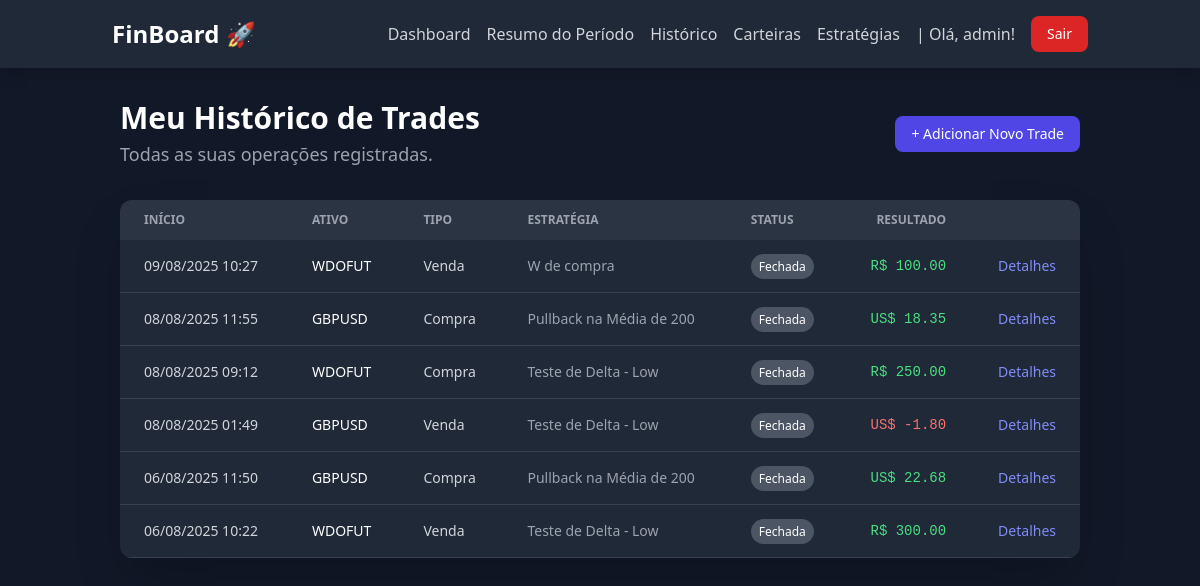
Before: /dashboard/operations/ (signed in) with the older database file.
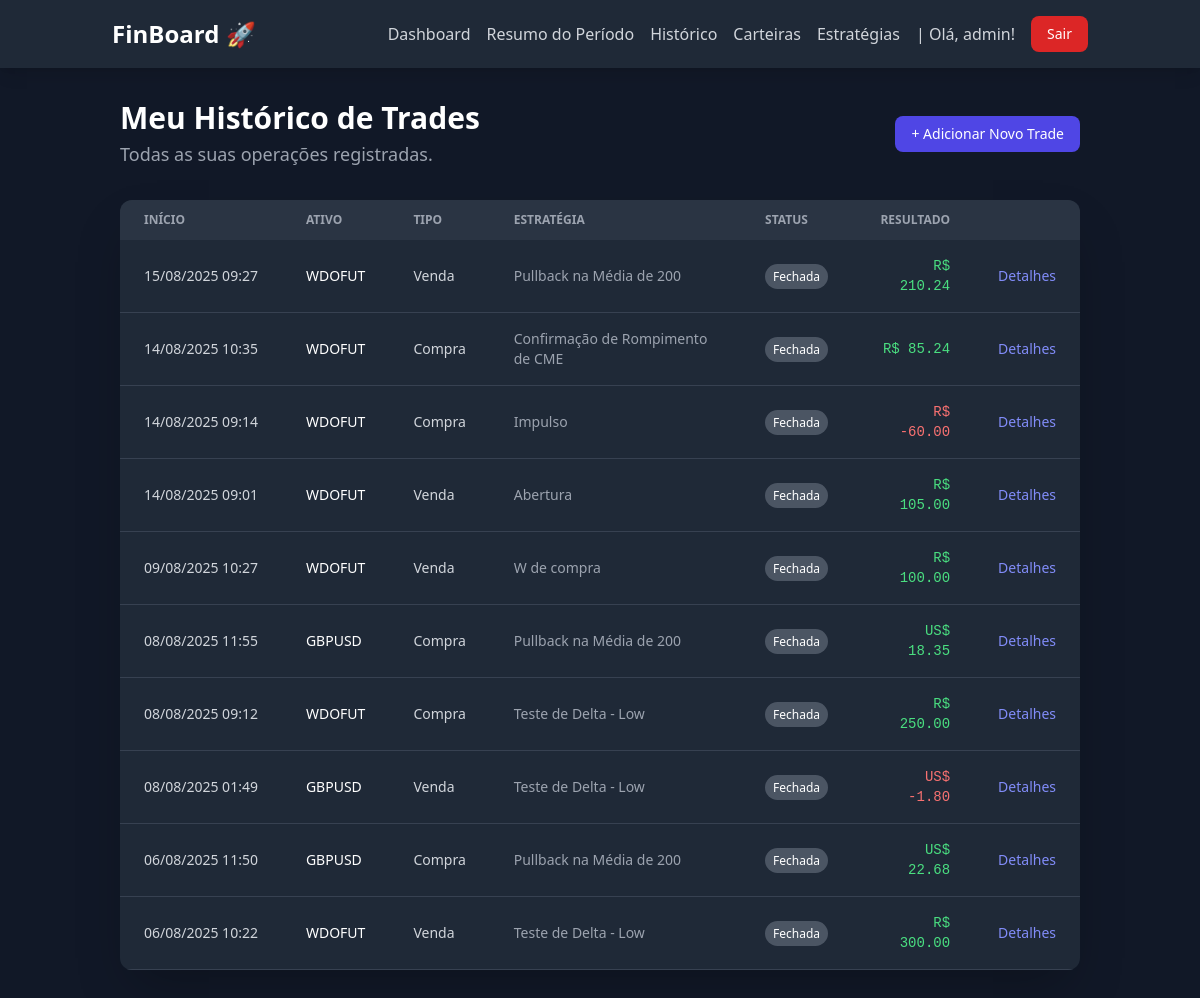
After: the same page with the newer database file.
### dashboard/models.py (models this page shows, shortened)
class Operation(models.Model):
    STATUS_CHOICES = [('ABERTA', 'Aberta'), ('FECHADA', 'Fechada')]
    INITIAL_TYPE_CHOICES = [('COMPRA', 'Compra'), ('VENDA', 'Venda')]
    SENTIMENT_CHOICES = [('CONFIANTE', 'Confiante'), ('ANSIOSO', 'Ansioso'),
                         ('COM_MEDO', 'Com Medo'), ('FOCADO', 'Focado'), ('EFORICO', 'Eufórico')]
    account = models.ForeignKey(
        Account, on_delete=models.PROTECT, verbose_name="Carteira")
    user = models.ForeignKey(
        User, on_delete=models.CASCADE, verbose_name="Usuário")
    asset = models.ForeignKey(
        Asset, on_delete=models.PROTECT, verbose_name="Ativo")
    strategy = models.ForeignKey(
        Strategy, on_delete=models.SET_NULL, null=True, blank=True, verbose_name="Estratégia")
    initial_stop_price = models.DecimalField(
        "Preço de Stop Planejado", max_digits=10, decimal_places=5, blank=True, null=True)
    initial_target_price = models.DecimalField(
        "Preço de Alvo Planejado", max_digits=10, decimal_places=5, blank=True, null=True)
    tags = models.ManyToManyField(Tag, blank=True, verbose_name="Tags")
    status = models.CharField("Status", max_length=10,
                              choices=STATUS_CHOICES, default='ABERTA')
    initial_operation_type = models.CharField(
        "Tipo da Operação Inicial", max_length=10, choices=INITIAL_TYPE_CHOICES)
    start_date = models.DateTimeField("Data de Início")
    end_date = models.DateTimeField("Data de Fim", null=True, blank=True)
    net_financial_result = models.DecimalField(
        "Resultado Financeiro Líquido", max_digits=12, decimal_places=2, null=True, blank=True)
    points_pips_result = models.DecimalField(
        "Resultado em Pontos/Pips", max_digits=12, decimal_places=2, null=True, blank=True)
    entry_reason = models.TextField("Motivo da Entrada")
    general_notes = models.TextField(
        "Observações Gerais (Lições Aprendidas)", blank=True, null=True)
    entry_sentiment = models.CharField(
        "Sentimento na Entrada", max_length=10, choices=SENTIMENT_CHOICES, blank=True, null=True)
    execution_rating = models.IntegerField("Qualidade da Execução (1-5)", validators=[
                                           MinValueValidator(1), MaxValueValidator(5)], null=True, blank=True)

class Asset(models.Model):
    MARKET_CHOICES = [('B3_ACOES', 'B3 - Ações'), ('B3_FUTUROS', 'B3 - Mercado Futuro'), ('FOREX_PARES',
                                                                                          'Forex - Pares de Moedas'), ('FOREX_COMMODITIES', 'Forex - Commodities'), ('FOREX_INDICES', 'Forex - Índices')]
    CURRENCY_CHOICES = [('BRL', 'Real Brasileiro'), ('USD', 'Dólar Americano')]
    ticker = models.CharField(
        "Ticker", max_length=20, unique=True, help_text="Ex: PETR4, WDOFUT, EURUSD")
    name = models.CharField("Nome", max_length=100)
    market = models.CharField("Mercado", max_length=20, choices=MARKET_CHOICES)
    currency = models.CharField(
        "Moeda", max_length=3, choices=CURRENCY_CHOICES)
    description = models.TextField("Descrição", blank=True, null=True)

class Strategy(models.Model):
    name = models.CharField("Nome da Estratégia", max_length=100, unique=True)
    description = models.TextField("Descrição do Setup")

class Account(models.Model):
    CURRENCY_CHOICES = [
        ('BRL', 'Real Brasileiro'),
        ('USD', 'Dólar Americano'),
    ]
    user = models.ForeignKey(
        User, on_delete=models.CASCADE, verbose_name="Usuário")
    name = models.CharField("Nome da Carteira", max_length=100,
                            help_text="Ex: Corretora XP, Binance Futures")
    currency = models.CharField(
        "Moeda", max_length=3, choices=CURRENCY_CHOICES, default='BRL')
    initial_balance = models.DecimalField(
        "Saldo Inicial", max_digits=12, decimal_places=2, default=0.0)
    is_active = models.BooleanField("Ativa", default=True)

### dashboard/views.py (the view)
# urls.py: path('operations/', views.operation_list, name='operation_list'),
@login_required
def operation_list(request):
    operations = Operation.objects.filter(
        user=request.user).order_by('-start_date')
    context = {
        'operations': operations
    }
    return render(request, 'dashboard/operation_list.html', context)

### dashboard/templatetags/currency_filters.py (called while the page is built)
@register.filter(name='format_currency')
def format_currency(value, currency_code):
    try:
        value = Decimal(value)
    except (ValueError, TypeError):
        return value
    formatted_value = intcomma(value).replace(
        ",", "TEMP_COMMA").replace(".", ",").replace("TEMP_COMMA", ".")
    if currency_code == 'BRL':
        return f"R$ {formatted_value}"
    elif currency_code == 'USD':
        return f"US$ {formatted_value}"
    else:
        return f"{currency_code} {formatted_value}"

### dashboard/templates/dashboard/operation_list.html
{% extends 'core/base.html' %}
{% load currency_filters %}
{% block content %}
<div class="container mx-auto px-4 sm:px-6 lg:px-8 py-8">
    <div class="flex justify-between items-center mb-8">
        <div>
            <h1 class="text-3xl font-bold text-white">Meu Histórico de Trades</h1>
            <p class="mt-1 text-lg text-gray-400">Todas as suas operações registradas.</p>
        </div>
        <a href="{% url 'dashboard:operation_add' %}" class="px-4 py-2 text-sm font-medium text-white bg-indigo-600 rounded-lg hover:bg-indigo-700 transition-colors">
            + Adicionar Novo Trade
        </a>
    </div>
    <div class="bg-gray-800 rounded-xl shadow-2xl overflow-hidden">
        <div class="overflow-x-auto">
            <table class="min-w-full text-sm text-left text-gray-300">
                <thead class="text-xs text-gray-400 uppercase bg-gray-700/50">
                    <tr>
                        <th scope="col" class="px-6 py-3">Início</th>
                        <th scope="col" class="px-6 py-3">Ativo</th>
                        <th scope="col" class="px-6 py-3">Tipo</th>
                        <th scope="col" class="px-6 py-3">Estratégia</th>
                        <th scope="col" class="px-6 py-3">Status</th>
                        <th scope="col" class="px-6 py-3 text-right">Resultado</th>
                        <th scope="col" class="px-6 py-3"><span class="sr-only">Ações</span></th>
                    </tr>
                </thead>
                <tbody>
                    {% for op in operations %}
                    <tr class="border-b border-gray-700 hover:bg-gray-700/40 transition-colors">
                        <td class="px-6 py-4 whitespace-nowrap">{{ op.start_date|date:"d/m/Y H:i" }}</td>
                        <td class="px-6 py-4 font-medium text-white">{{ op.asset.ticker }}</td>
                        <td class="px-6 py-4">{{ op.get_initial_operation_type_display }}</td>
                        <td class="px-6 py-4 text-gray-400">{{ op.strategy.name|default:"N/A" }}</td>
                        <td class="px-6 py-4">
                            {% if op.status == 'FECHADA' %}
                                <span class="px-2 py-1 text-xs font-medium text-white bg-gray-600 rounded-full">{{ op.get_status_display }}</span>
                            {% else %}
                                <span class="px-2 py-1 text-xs font-medium text-blue-200 bg-blue-900 rounded-full">{{ op.get_status_display }}</span>
                            {% endif %}
                        </td>
                        <td class="px-6 py-4 text-right font-mono {% if op.net_financial_result > 0 %}text-green-400{% elif op.net_financial_result < 0 %}text-red-400{% else %}text-gray-400{% endif %}">
                            {% if op.net_financial_result is not None %}
                                {{ op.net_financial_result|format_currency:op.account.currency }}
                            {% else %}
                                --
                            {% endif %}
                        </td>
                        <td class="px-6 py-4 text-right">
                            <a href="{% url 'dashboard:operation_detail' pk=op.pk %}" class="font-medium text-indigo-400 hover:underline">Detalhes</a>
                        </td>
                    </tr>
                    {% empty %}
                    <tr>
                        <td colspan="7" class="text-center py-10 text-gray-500">
                            Nenhuma operação registrada ainda.
                        </td>
                    </tr>
                    {% endfor %}
                </tbody>
            </table>
        </div>
    </div>
</div>
{% endblock %}

### core/templates/core/base.html (shortened to what this page needs)
{% load static %}
<!DOCTYPE html>
<html lang="pt-br" class="dark">
<head>
    <link href="{% static 'core/css/output.css' %}" rel="stylesheet">
</head>
<body class="bg-gray-900">
    <header class="bg-gray-800 shadow-lg sticky top-0 z-50">
        <nav class="container mx-auto px-6 py-4">
            <div class="flex items-center justify-between">
                <a href="{% url 'core:home' %}" class="text-white text-2xl font-bold hover:text-indigo-400 transition-colors">
                    FinBoard 🚀
                </a>
                <div class="flex items-center space-x-4">
                     {% if user.is_authenticated %}
                        <a href="{% url 'core:home' %}" class="text-gray-300 hover:text-white transition-colors">Dashboard</a>
                        <a href="{% url 'dashboard:daily_summary' %}" class="text-gray-300 hover:text-white transition-colors">Resumo do Período</a>
                        <a href="{% url 'dashboard:operation_list' %}" class="text-gray-300 hover:text-white transition-colors">Histórico</a>
                        <a href="{% url 'dashboard:account_list' %}" class="text-gray-300 hover:text-white transition-colors">Carteiras</a>
                        <a href="{% url 'dashboard:strategy_list' %}" class="text-gray-300 hover:text-white transition-colors">Estratégias</a>
                        <span class="text-gray-300">| Olá, {{ user.username }}!</span>
                        <a href="{% url 'core:logout' %}" class="px-4 py-2 text-sm font-medium text-white bg-red-600 rounded-lg hover:bg-red-700 transition-colors">
                            Sair
                        </a>
                    {% else %}
                        <a href="{% url 'core:login' %}" class="text-gray-300 hover:text-white transition-colors">Login</a>
                        <a href="{% url 'core:register' %}" class="px-4 py-2 text-sm font-medium text-white bg-indigo-600 rounded-lg hover:bg-indigo-700 transition-colors">
                            Cadastre-se
                        </a>
                    {% endif %}
                </div>
            </div>
        </nav>
    </header>
    <main>
        {% block content %}
        {% endblock %}
    </main>
</body>
</html>

Changed rows visible on the page:
added Operation: start_date "15/08/2025 09:27", asset.ticker "WDOFUT", initial_operation_type "Venda", strategy.name "Pullback na Média de 200", status "Fechada", net_financial_result "R$ 210.24"
added Operation: start_date "14/08/2025 10:35", asset.ticker "WDOFUT", initial_operation_type "Compra", strategy.name "Confirmação de Rompimento de CME", status "Fechada", net_financial_result "R$ 85.24"
added Operation: start_date "14/08/2025 09:14", asset.ticker "WDOFUT", initial_operation_type "Compra", strategy.name "Impulso", status "Fechada", net_financial_result "R$ -60.00"
added Operation: start_date "14/08/2025 09:01", asset.ticker "WDOFUT", initial_operation_type "Venda", strategy.name "Abertura", status "Fechada", net_financial_result "R$ 105.00"
